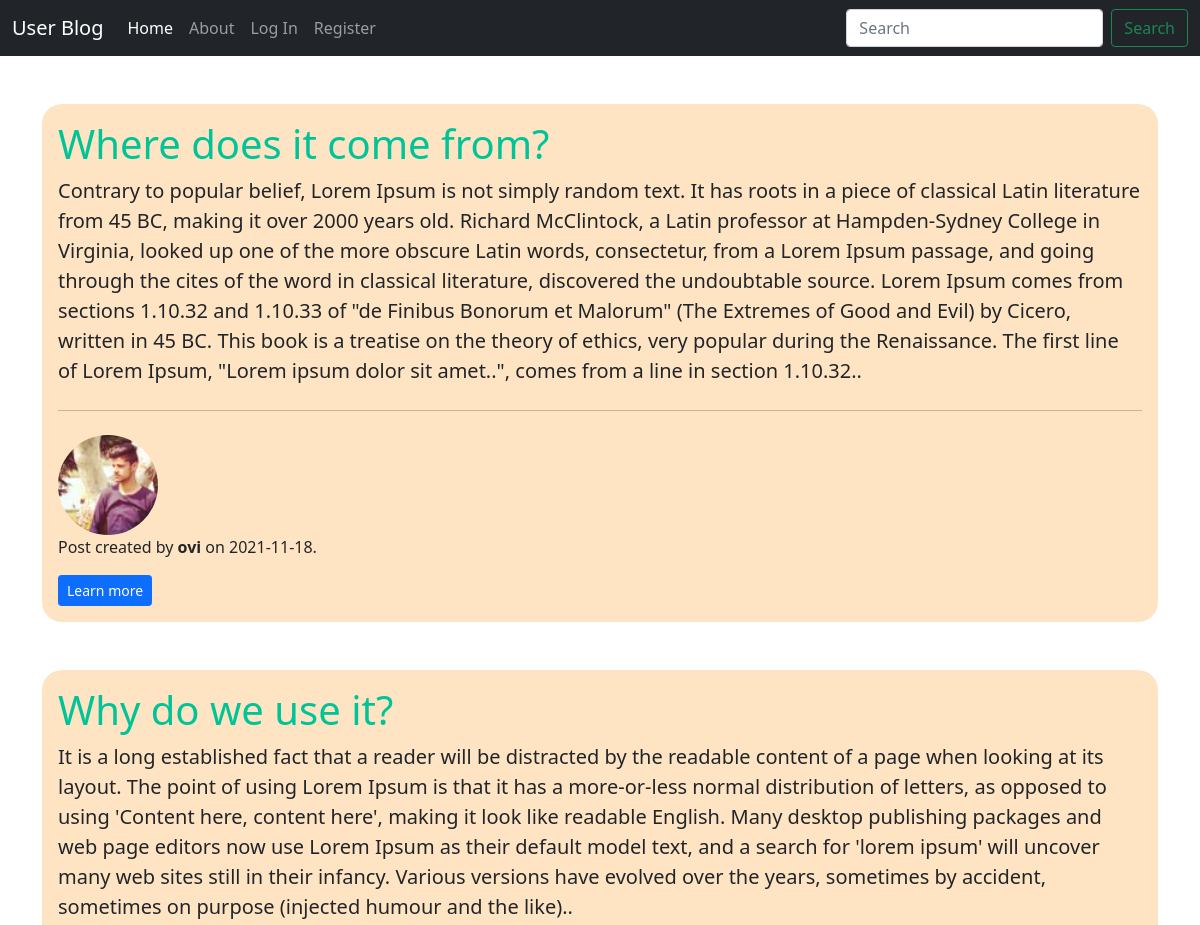
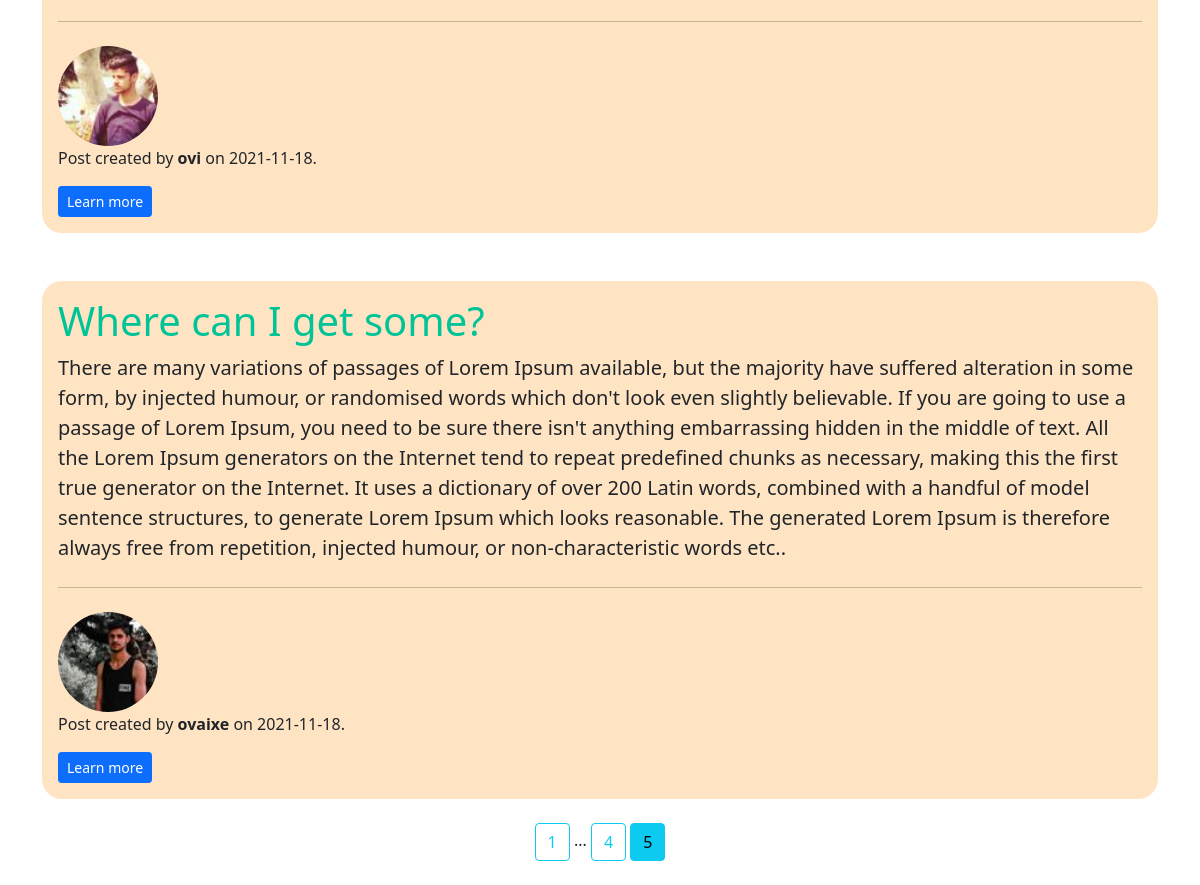
/home?page=5, run on the app's committed database (2 pictures, top to bottom).
### blog/models.py (models this page shows, shortened)
class Post(db.Model):
    id = db.Column(db.Integer, primary_key=True)
    title = db.Column(db.String(50), nullable=False)
    content = db.Column(db.Text, nullable=False)
    date_posted = db.Column(db.DateTime, nullable=False, default=datetime.utcnow)
    user_id = db.Column(db.Integer, db.ForeignKey('user.id'), nullable=False)

class User(db.Model, UserMixin):
    id = db.Column(db.Integer, primary_key=True)
    username = db.Column(db.String(20), unique=True, nullable=False)
    email = db.Column(db.String(120), unique=True, nullable=False)
    image_file = db.Column(db.String(20), nullable=False, default='default.jpg')
    password = db.Column(db.String(60), nullable=False)
    posts = db.relationship('Post', backref='author', lazy=True)

### blog/main/routes.py (the view)
@main.route('/')
@main.route('/home', methods=['GET'])
def home():
    page = request.args.get('page', 1, type=int)
    posts = Post.query.order_by(Post.date_posted.desc()).paginate(page=page, per_page=3)
    return render_template('home.html', posts=posts, title='Home')

### blog/templates/home.html (shortened to what this page needs)
<!doctype html>
<html lang="en">
  <head>
    <link href="https://cdn.jsdelivr.net/npm/bootstrap@5.1.3/dist/css/bootstrap.min.css" rel="stylesheet">
    <link rel="stylesheet" type="text/css", href="{{ url_for('static', filename='main.css') }}">
  </head>
  <body>
      <div class="body">
          <nav class="navbar navbar-expand-lg navbar-dark bg-dark">
            <div class="container-fluid">
              <a class="navbar-brand" href="{{ url_for('main.home') }}">User Blog</a>
              <div class="collapse navbar-collapse" id="navbarSupportedContent">
                <ul class="navbar-nav me-auto mb-2 mb-lg-0">
                  <li class="nav-item">
                    <a class="nav-link active" aria-current="page" href="{{ url_for('main.home') }}">Home</a>
                  </li>
                  <li class="nav-item">
                    <a class="nav-link" href="{{ url_for('main.about') }}">About</a>
                  </li>
                  {% if current_user.is_authenticated %}
                  <li class="nav-item">
                    <a class="nav-link" href="{{ url_for('users.account') }}">Account</a>
                  </li>
                  <li class="nav-item">
                    <a class="nav-link" href="{{ url_for('posts.create_post') }}">Create Post</a>
                  </li>
                  <li class="nav-item"></li>
                    <a class="nav-link" href="{{ url_for('users.logout') }}">Log Out</a>
                  </li>
                  {% else %}
                    <a class="nav-link" href="{{ url_for('users.login') }}">Log In</a>
                  <li class="nav-item">
                    <a class="nav-link" href="{{ url_for('users.register') }}">Register</a>
                  </li>
                  {% endif %}
                </ul>
                <form class="d-flex">
                  <input class="form-control me-2" type="search" placeholder="Search" aria-label="Search">
                  <button class="btn btn-outline-success" type="submit">Search</button>
                </form>
              </div>
            </div>
          </nav>
        <div class="container mt-5 cont">
          {% block content %}
            {% for post in posts.items %}
              <div class="jumbotron post-card p-3 mt-5">
                  <h1 class="display-6 p-title">{{ post.title }}</h1>
                  <p class="lead">{{ post.content }}.</p>
                  <hr class="my-4">
                  <a href="{{ url_for('users.user', username=post.author.username) }}"><img class="rounded-circle account-img" src="{{ url_for('static', filename='imgs/'+post.author.image_file) }}"></a>
                  <p>Post created by <b>{{ post.author.username }}</b> on {{ post.date_posted.strftime('%Y-%m-%d') }}.</p>
                  <a class="btn btn-primary btn-sm" href="{{ url_for('posts.post', post_id=post.id) }}" role="button">Learn more</a>
              </div>
            {% endfor %}
            <div class="text-center">
              {% for page_num in posts.iter_pages(left_edge=1, right_edge=1, left_current=1, right_current=2) %}
                {% if page_num %}
                  {% if page_num == posts.page %}
                    <a class="btn btn-info my-4" href="{{ url_for('main.home', page=page_num) }}">{{ page_num }}</a>
                  {% else %}
                    <a class="btn btn-outline-info my-4" href="{{ url_for('main.home', page=page_num) }}">{{ page_num }}</a>
                  {% endif %}
                {% else %}
                  ...
                {% endif %}
              {% endfor %}
            </div>
          {% endblock content %}
        </div>
      </div>
  </body>
</html>

### blog/static/main.css (style rules this page uses)
.post-card { background-color: bisque; border-radius: 20px; }
.account-img { width: 100px; height: 100px; object-fit: cover; object-position: bottom; }
.p-title { color: #00C497; }

### data on the page
Post: title "Where does it come from?", content "Contrary to popular belief, Lorem Ipsum is not simply random text. It has roots in a piece of classical Latin literature from 45 BC, making it over 2000 years old. Richard McClintock, a Latin professor at Hampden-Sydney College in Virginia, looked up one of the more obscure Latin words, consectetur, from a Lorem Ipsum passage, and going through the cites of the word in classical literature, discovered the undoubtable source. Lorem Ipsum comes from sections 1.10.32 and 1.10.33 of \"de Finibus Bonorum et Malorum\" (The Extremes of Good and Evil) by Cicero, written in 45 BC. This book is a treatise on the theory of ethics, very popular during the Renaissance. The first line of Lorem Ipsum,…", image_file (picture), author.username "ovi", date_posted "2021-11-18"
Post: title "Why do we use it?", content "It is a long established fact that a reader will be distracted by the readable content of a page when looking at its layout. The point of using Lorem Ipsum is that it has a more-or-less normal distribution of letters, as opposed to using 'Content here, content here', making it look like readable English. Many desktop publishing packages and web page editors now use Lorem Ipsum as their default model text, and a search for 'lorem ipsum' will uncover many web sites still in their infancy. Various versions have evolved over the years, sometimes by accident, sometimes on purpose (injected humour and the like).", image_file (picture), author.username "ovi", date_posted "2021-11-18"
Post: title "Where can I get some?", content "There are many variations of passages of Lorem Ipsum available, but the majority have suffered alteration in some form, by injected humour, or randomised words which don't look even slightly believable. If you are going to use a passage of Lorem Ipsum, you need to be sure there isn't anything embarrassing hidden in the middle of text. All the Lorem Ipsum generators on the Internet tend to repeat predefined chunks as necessary, making this the first true generator on the Internet. It uses a dictionary of over 200 Latin words, combined with a handful of model sentence structures, to generate Lorem Ipsum which looks reasonable. The generated Lorem Ipsum is therefore always free from…", image_file (picture), author.username "ovaixe", date_posted "2021-11-18"

### other printed values
{{ page_num }} "1" "4"
{{ page_num }} "5"
